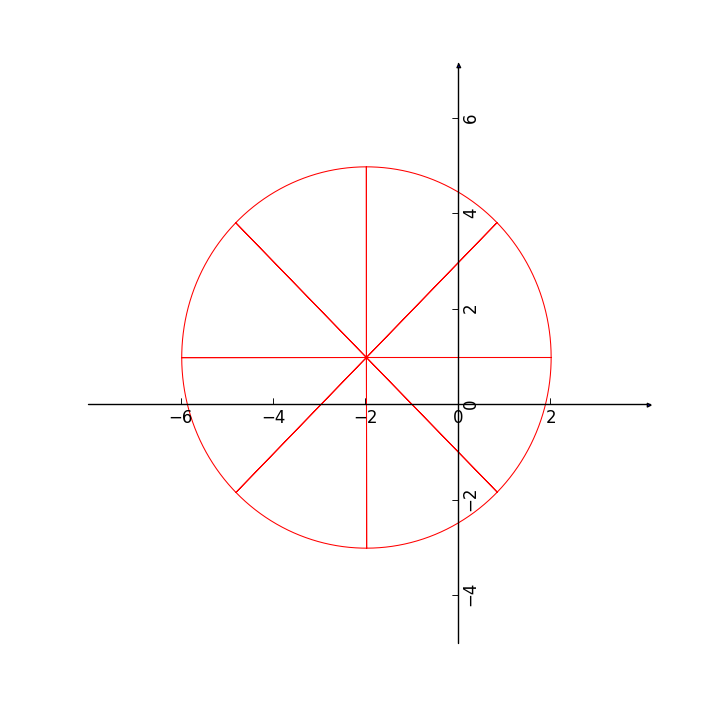

Source code (Python):
"""
Copyright (c) 2012 Michael Markieta
See the file license.txt for copying permission.
"""
from polar_grid import polar_grid
import matplotlib.pyplot as plt
from mpl_toolkits.axes_grid.axislines import SubplotZero

# Setup plotting for our polar grid
fig = plt.figure(1, figsize=(7,7))
ax = SubplotZero(fig, 111)
fig.add_subplot(ax)

# add axis lines for coordinate geometry (4 quadrants)
for direction in ["xzero", "yzero"]:
    ax.axis[direction].set_axisline_style("-|>", size=.75)
    ax.axis[direction].set_visible(True)

# remove axis lines/labels for rectangular geometry (-x and -y don't exist)
for direction in ["left", "right", "bottom", "top"]:
    ax.axis[direction].set_visible(False)

X = [] # hold x-coordinates from radial dividers
Y = [] # hold y-coordinates from radial dividers

# Generate geometry for a polar grid of 3-unit radius, centroid at (1,1), with 16 divisions and precision of 1500 points
geom = polar_grid(rho=4, centroid=(-2,1), theta=8, tau=4000)

# Add coordinates from each radial divider to the X and Y lists
for num in range(0, len(geom)):
    for (x,y) in geom[num][1]:
        X.append(x)
        Y.append(y)

# Plot the coordinate pairs and connect each subsequent pair with a basic line
ax.plot(X,Y, color='red', linewidth=.75)
plt.margins(.25)
plt.show()
